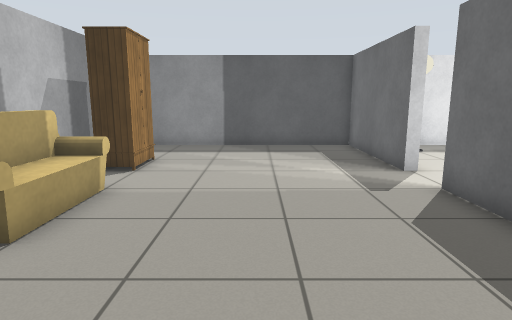
[1] (above)

16 first-person views from a walk through a Gazebo world. The camera is 1 m above the floor, tilts 10° down and sees 75° across. The floor is counted in squares, 0.5 m on a side. Each view is taken from the middle of a square. On the plan, view 1 faces up. The plan holds only what a view shows up to about 18 squares ahead; the rest is blank. The robots in the file are not drawn. Gazebo's built-in surfaces are drawn with simple patterns. Some stock models are drawn as simple stand-ins.

[2]
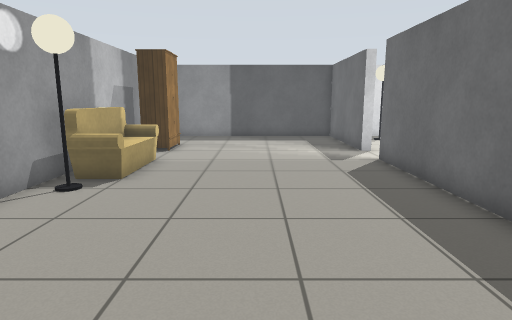

[3]
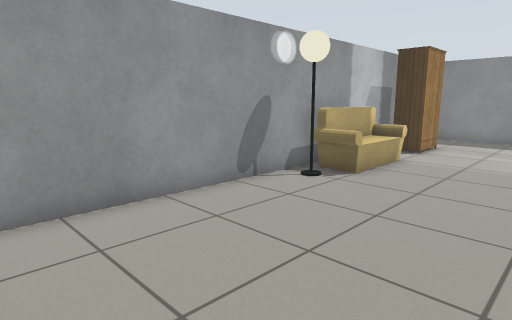

[4]
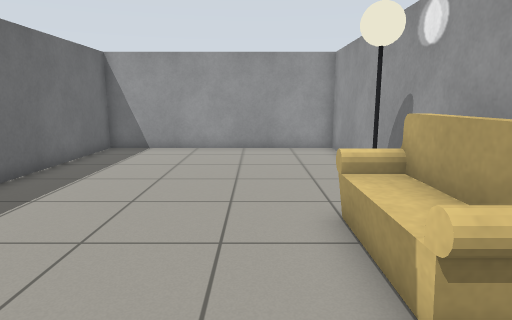

[5]
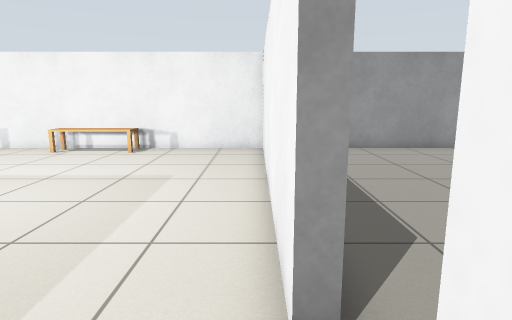

[6]
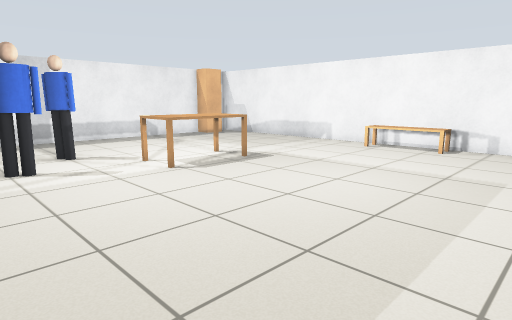

[7]
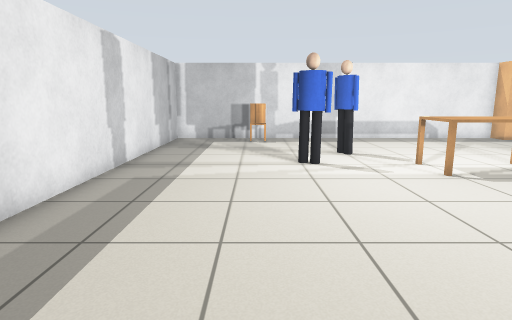

[8]
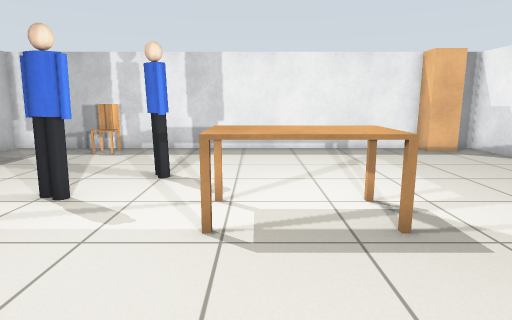

[9]
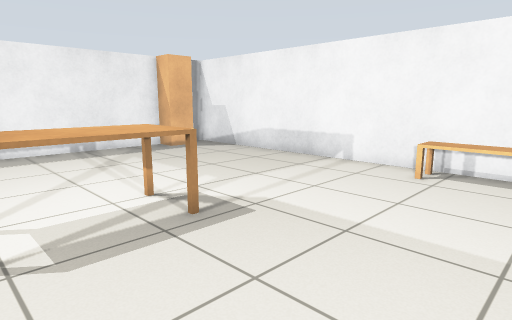

[10]
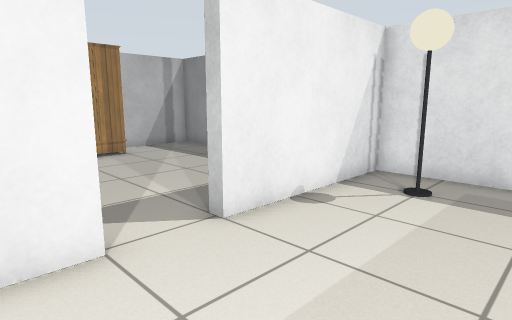

[11]
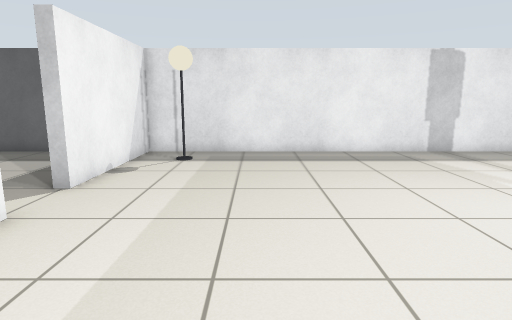

[12]
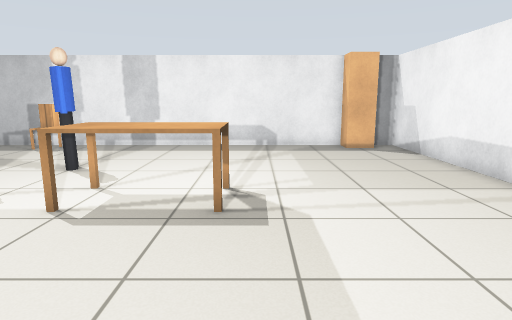

[13]
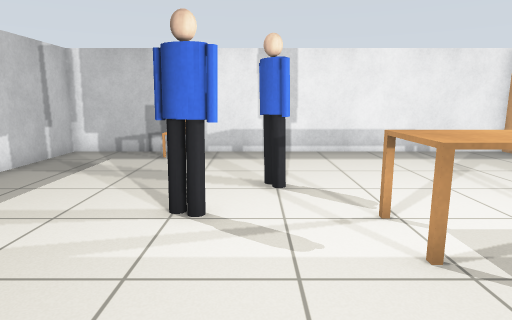

[14]
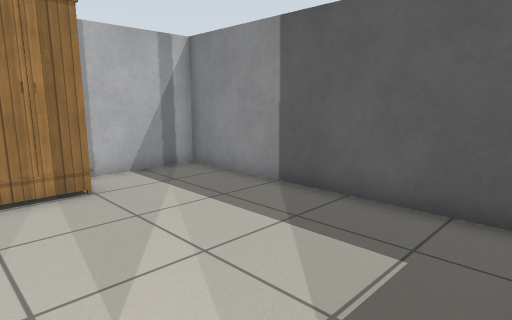

[15]
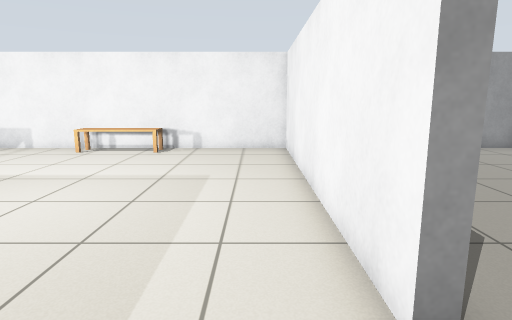

[16]
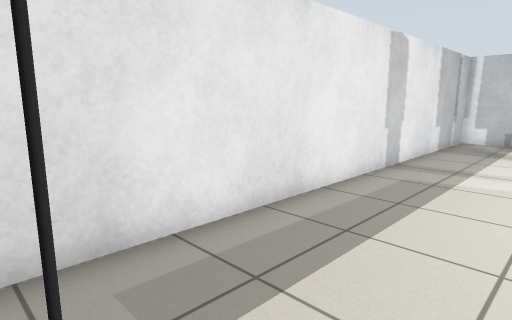

### Floor plan
Points are (right, up) in squares from view 1. A wall is a line through its corners. A room is listed if a view was taken in it or the views show most of it. See-through windows are left out.
Room 1 (views 1, 2, 3, 4, 14)
walls: (-5.3, 4.6) (-5.3, -4.3) (4.3, -4.3) (4.3, 7.5); (4.7, 9.5) (4.3, 9.5) (4.3, 15.3) (-5.3, 15.3) (-5.3, 7.6)
ways out: opening at (4, 8.5) to room 2
objects: sofa (-5, 5) to (-4, 7); lamp (-4, 4); wardrobe (-4, 10) to (-4, 11)
Room 2 (views 5, 6, 7, 8, 9, 10, 11, 12, 13, 15, 16)
walls: (13.4, -4.3) (24.3, -4.3) (24.3, -3.6); (4.3, 7.5) (4.7, 7.5) (4.7, -4.3) (9.5, -4.3); (24.3, -1.2) (24.3, 15.3) (4.7, 15.3) (4.7, 9.5)
ways out: opening at (4, 8.5) to room 1
objects: lamp (6, 13) to (7, 14); bench (10, -4) to (13, -3); kitchen table (15, 3) to (16, 6); person (17, 9) to (17, 10); person (19, 8); chair (23, 11); wardrobe (24, -3) to (24, -2)

Where each view was taken, in squares from view 1:
view 1: 0 up, 0 right, facing up
view 2: 4 down, 0 right, facing up
view 3: 4 down, 1 right, facing up-left
view 4: 10 up, 2 left, facing down
view 5: 10 up, 5 right, facing down
view 6: 11 up, 6 right, facing down-right
view 7: 11 up, 6 right, facing right
view 8: 5 up, 10 right, facing right
view 9: 6 up, 10 right, facing down-right
view 10: 6 up, 9 right, facing up-left
view 11: 2 up, 9 right, facing up
view 12: 2 up, 9 right, facing right
view 13: 8 up, 11 right, facing right
view 14: 9 up, 4 right, facing up-left
view 15: 10 up, 6 right, facing down
view 16: 11 up, 6 right, facing up-right
